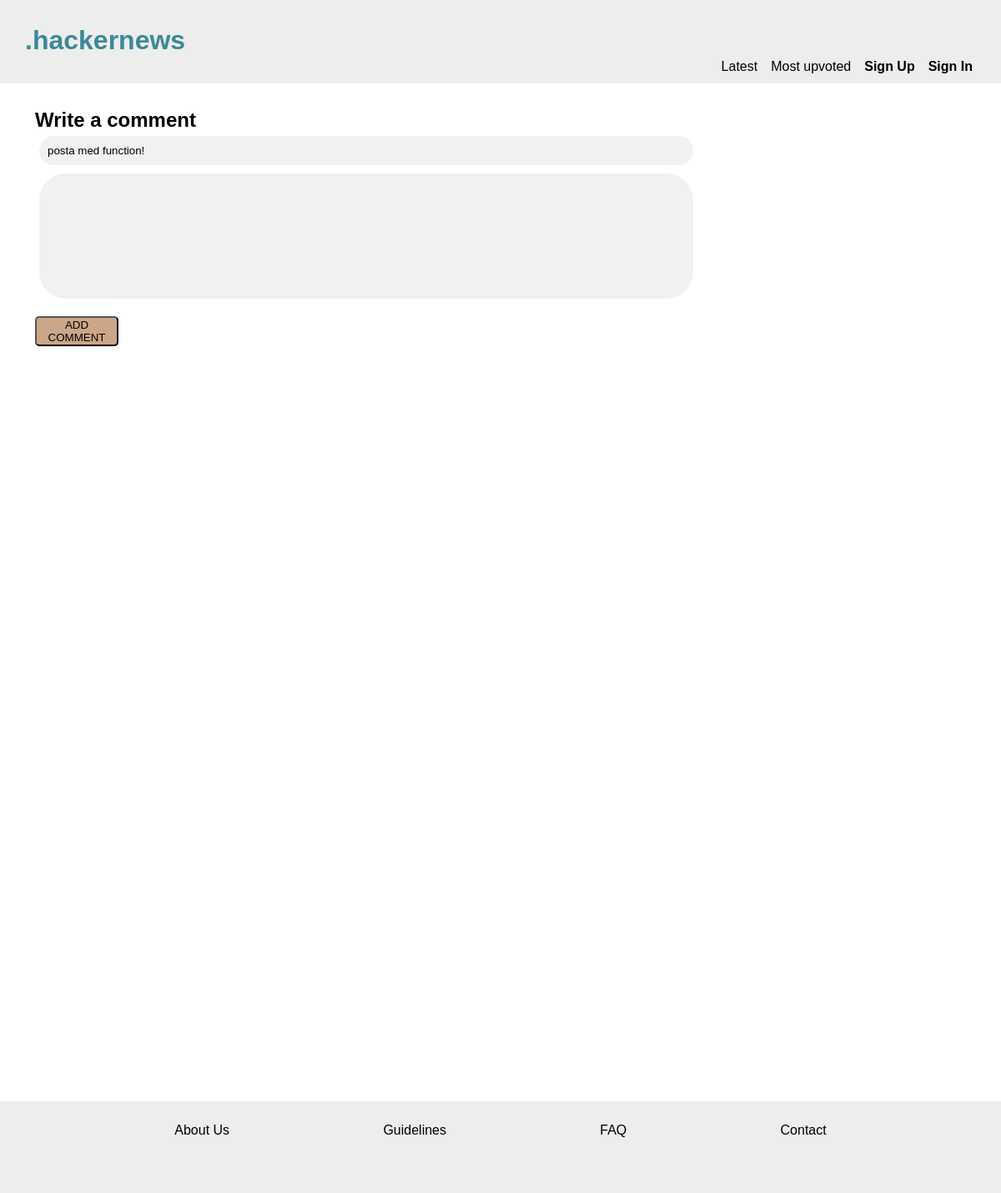
The app's page /addComment.php?post_id=6, older data.
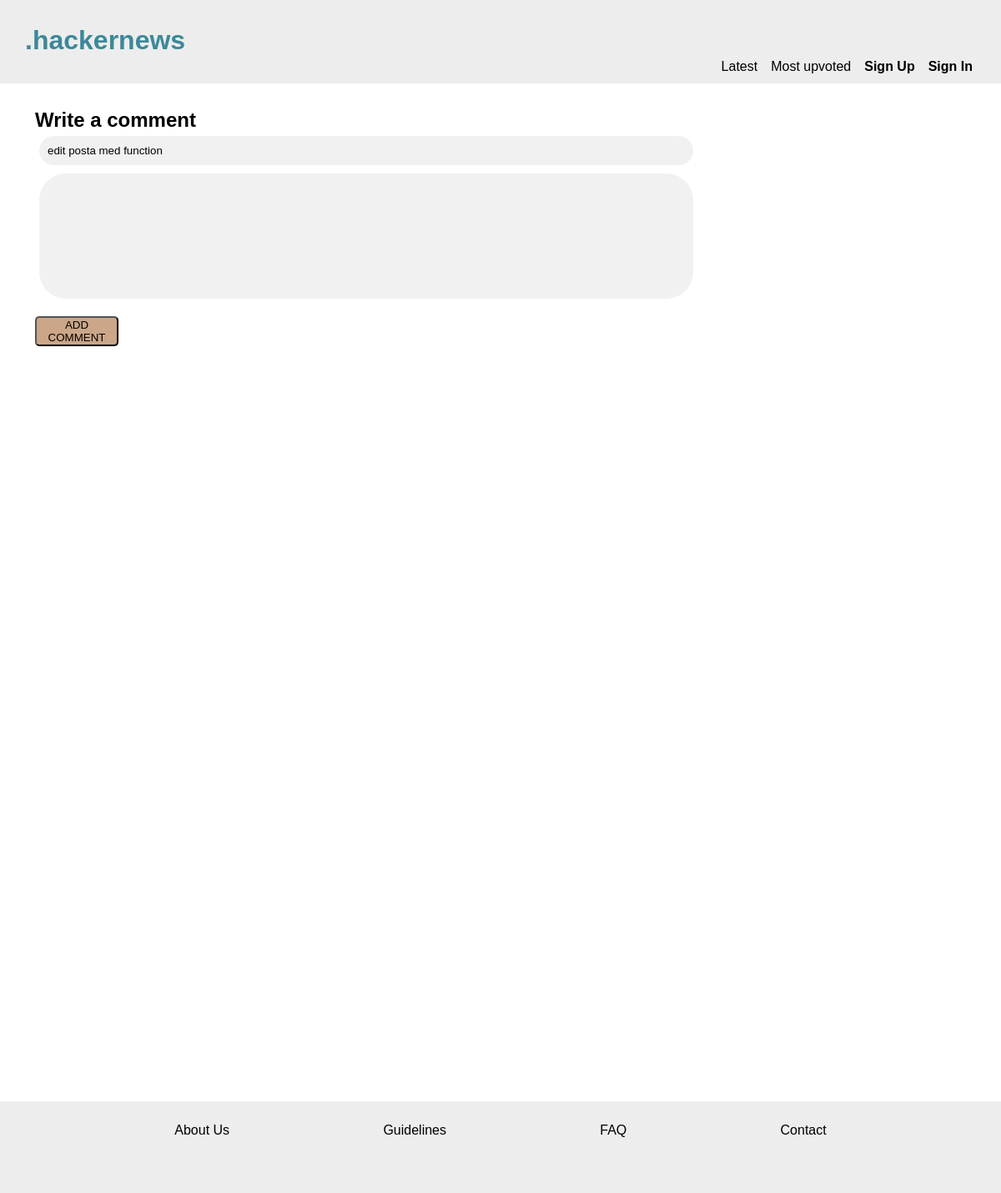
The same page, newer data.
### tables this page shows
CREATE TABLE posts (
	id INTEGER PRIMARY KEY, 
	users_id INT NOT NULL, 
	author VARCHAR NOT NULL, 
	title VARCHAR, 
	description VARCHAR, 
	link VARCHAR, 
	upvotes INT, 
	published TIMESTAMP NOT NULL,  
	FOREIGN KEY (users_id) REFERENCES users( id), 
	FOREIGN KEY (author) REFERENCES users(username));

### app/functions.php (called while the page is built, shortened)
<?php
function getOnePost(PDO $pdo, int $post_id)
{
    $statement = $pdo->prepare('SELECT * FROM posts WHERE id = :post_id');
    $statement->bindParam(':post_id', $post_id, PDO::PARAM_INT);
    $statement->execute();
    $post = $statement->fetchAll(PDO::FETCH_ASSOC);
    return $post[0];
}

### addComment.php (the view, shortened to what this page needs)
<?php
require __DIR__ . '/app/autoload.php';
require __DIR__ . '/views/header.php';
$post_id = (int)$_GET['post_id'];
$post = getOnePost($pdo, $post_id);
?>
<div class="boxXL">
    <main>
        <section class="formContainer">
            <h2>Write a comment</h2>
            <form action="app/comments/submitComment.php" method="post">
                <input type="text" value="<?= $post['title'] ?>" readonly>
                <textarea type="text" name="comment" required></textarea>
                <button type="submit" name="submit">ADD COMMENT</button>
            </form>
</div>
<?php require __DIR__ . '/views/footer.php'; ?>

Row changes from the older to the newer data that the page shows:
changed posts: title "posta med function!" → "edit posta med function"
